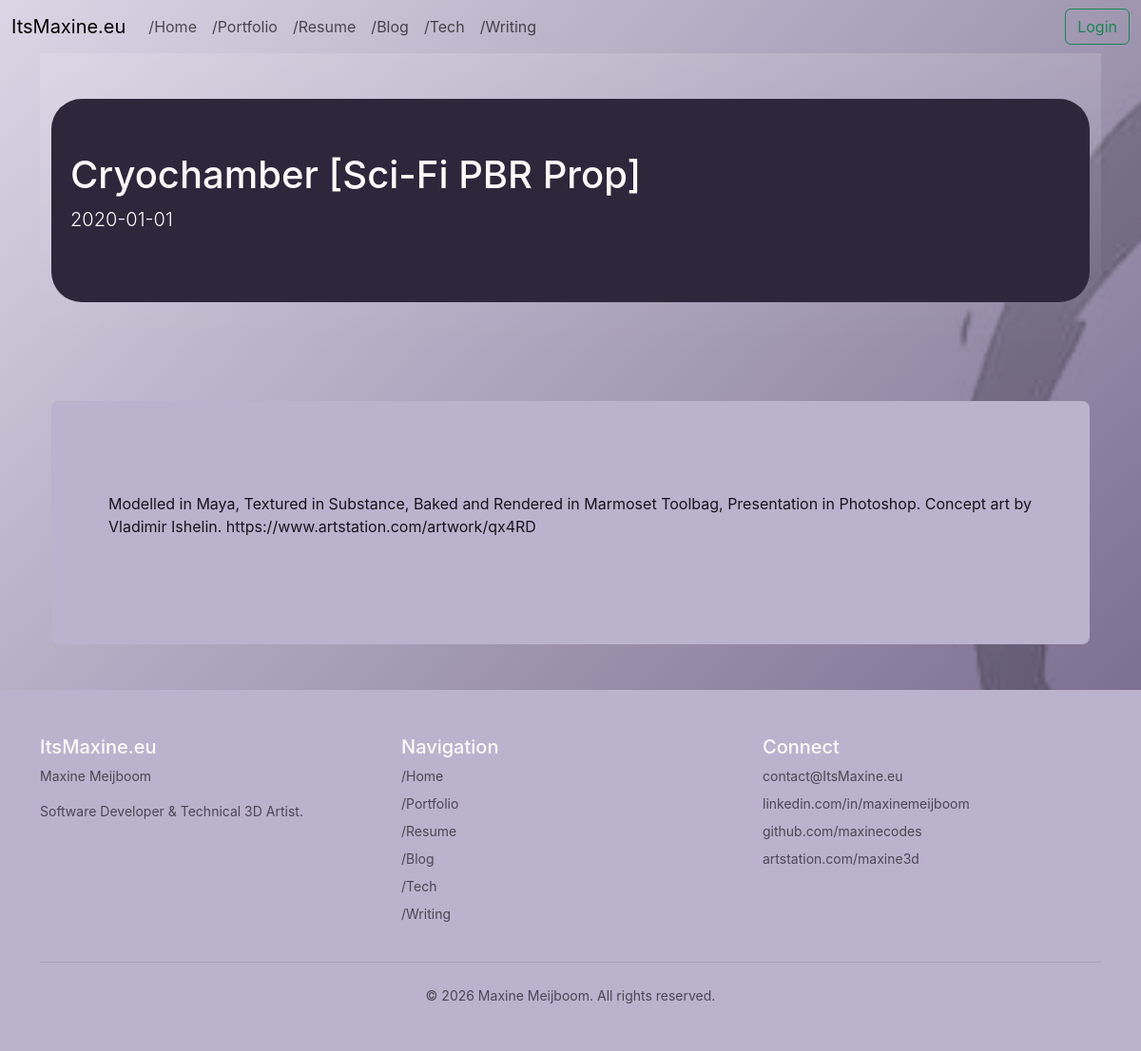
The page /portfolio/1 on the database its author committed.
### app.py (models this page shows, shortened)
class Project(db.Model):
    __tablename__ = 'projects'
    id = db.Column(db.Integer, primary_key=True)
    title = db.Column(db.Text)
    date = db.Column(db.Date)
    thumbnail = db.Column(db.Text) # path to image
    content = db.Column(db.Text) # markdown
    images = db.relationship('Media', backref='projects', lazy=True)

### app.py (the view)
@app.route('/portfolio/<int:project_id>')
def project(project_id):
    project = Project.query.get_or_404(project_id)
    return render_template('project.html', project=project)

### templates/project.html (shortened to what this page needs)
{% extends "base.html" %}
{% block content %}
<section class="bg-gradient text-white py-5 mb-5">
    <div class="container">
        <div class="p-2 mb-2 bg-dark text-light rounded-5">
            <div class="container-fluid py-5">
                <h1 class="display-9">{{ project.title }}</h1>
                <p class="lead">{{ project.date }}</p>
            </div>
        </div>
    </div>
</section>
<section class="container mb-5">
    <div class="p-5 mb-5 bg-light text-dark rounded-3">
        <div class="container-fluid py-5">
            <div class="blog-content text">
                {{ project.content|safe }}
            </div>
        </div>
    </div>
</section>
{% endblock %}

### static/style.css (style rules this page uses)
:root { --color-primary: #7950f2; --color-secondary: #ff6b6b; --color-bg-custom: #6A5B81; --color-bg-dark: #2E263B; --color-bg-light: #BBB2CE; --color-bg-page: #DAD6E5; --color-text-custom: #CCCFE3; --color-text-light: #FDFBF9; --color-text-dark: #17141D; --color-success: #4ecdc4; --color-warning: #FFD166; --color-danger: #EF476F; --color-info: #118AB2; }
:root { --bs-primary: var(--color-primary); --bs-secondary: var(--color-secondary); --bs-success: var(--color-success); --bs-warning: var(--color-warning); --bs-danger: var(--color-danger); --bs-info: var(--color-info); --bs-light: var(--color-bg-light); --bs-dark: var(--color-bg-dark); }
body { background: url('../static/images/debian_wallpaper.jpg') center center, linear-gradient(135deg, var(--color-bg-page), var(--color-bg-light)); background-attachment: fixed; background-size: cover; background-repeat: no-repeat; color: var(--color-text-dark); font-family: -apple-system, BlinkMacSystemFont, 'Segoe UI', Roboto, sans-serif; }
.bg-dark { background-color: var(--color-bg-dark) !important; }
.bg-light { background-color: var(--color-bg-light) !important; }
.text-light { color: var(--color-text-light) !important; }
.text-dark { color: var(--color-text-dark) !important; }

### rows shown on the page
Project: title "Cryochamber [Sci-Fi PBR Prop]", date "2020-01-01", content "Modelled in Maya, Textured in Substance, Baked and Rendered in Marmoset Toolbag, Presentation in Photoshop. Concept art by Vladimir Ishelin. https://www.artstation.com/artwork/qx4RD"
